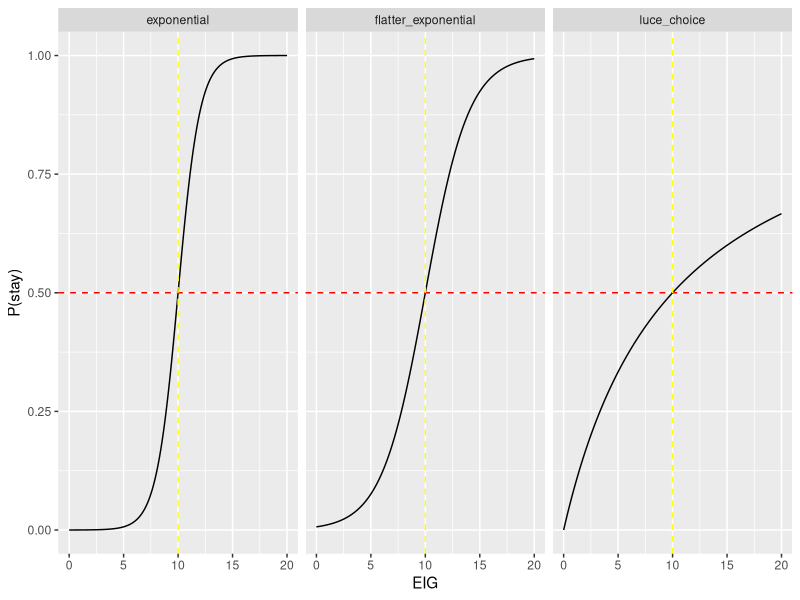

This figure's R source:
library(tidyverse)

C <- 10
EIG <- seq(0, 20, by=0.1)


# right now:
p_keeplooking = EIG / (EIG + C)
p_keeplooking2 = 1/(1+exp(-1*(EIG-C)))
p_keeplooking3 = 1/(1+exp(-0.5*(EIG-C)))


df <- tibble("EIG" = EIG, "luce_choice" = p_keeplooking,
             "exponential" = p_keeplooking2,
             "flatter_exponential" = p_keeplooking3) %>% 
          pivot_longer(cols = 2:4, names_to = "calculation_method",
                       values_to = "value")

ggplot(df, aes(EIG, value, fill='calculation_method')) + 
  geom_line() + ylim(0,1) + ylab('P(stay)') + facet_wrap(~calculation_method) + 
  geom_hline(yintercept=0.5, linetype = 'dashed', color='red') +
  geom_vline(xintercept=C, linetype = 'dashed', color='yellow')
